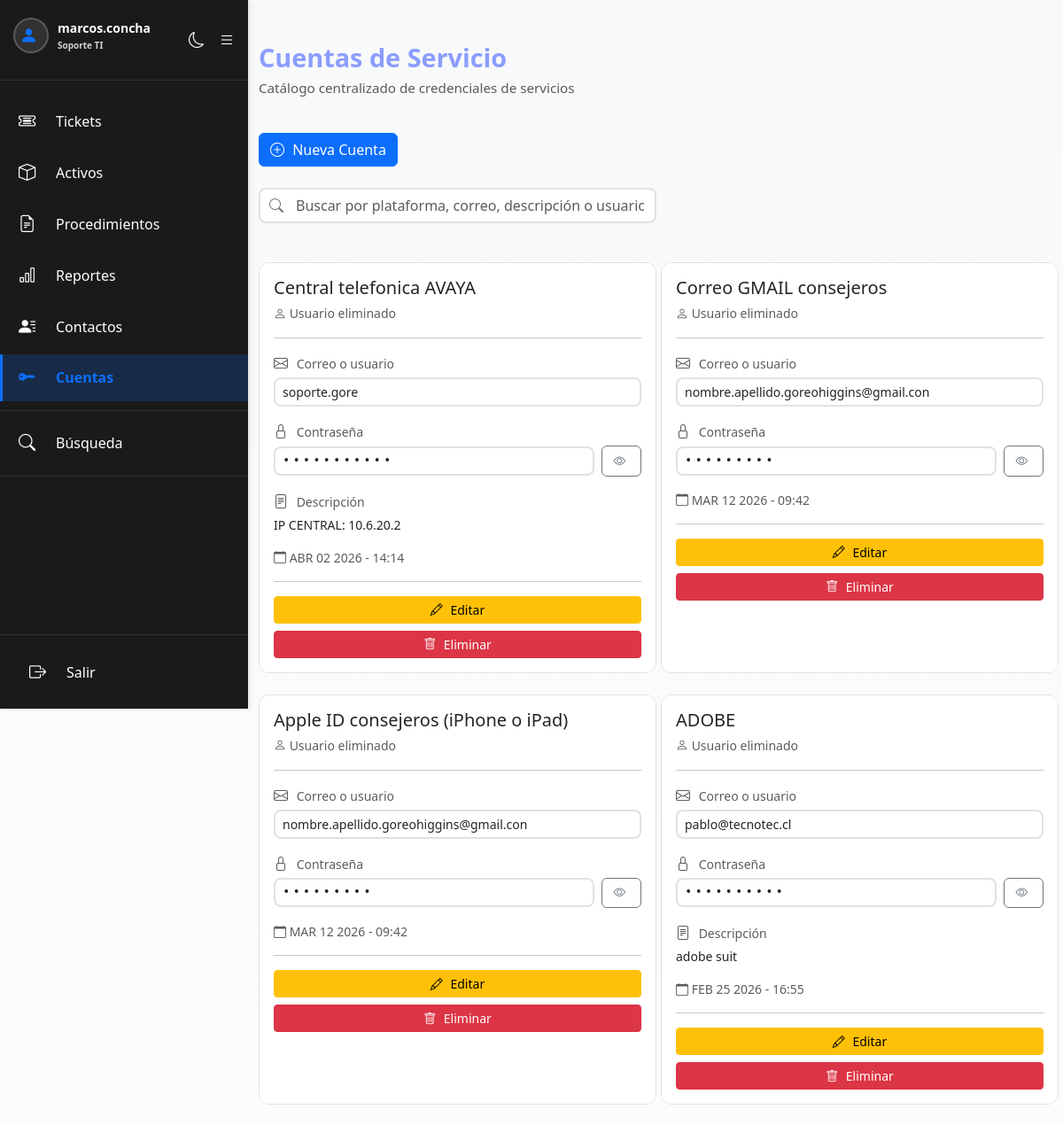
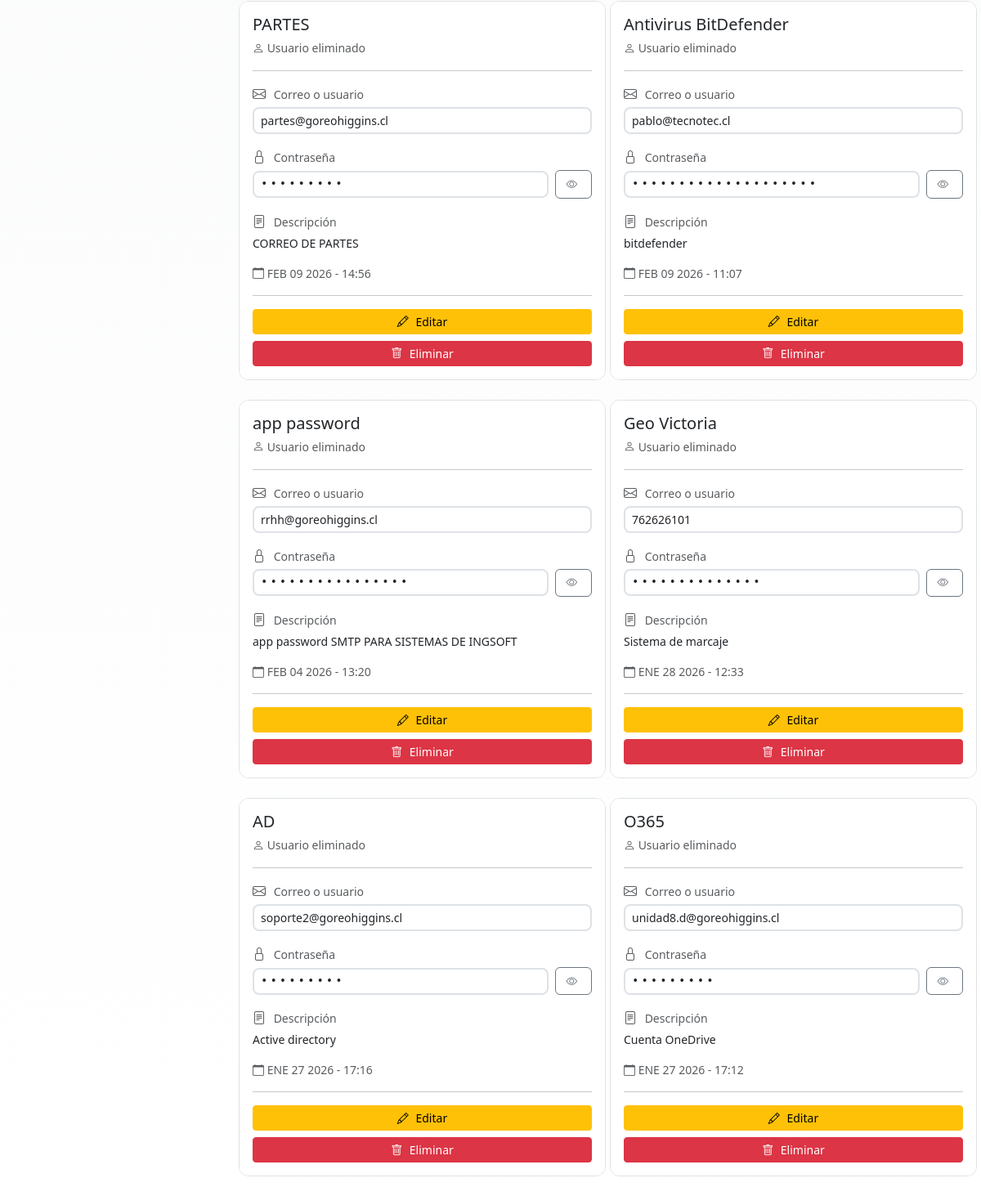
The page /cuentas_servicio.php (signed in) on the database its author committed (2 pictures, top to bottom).
### tables this page shows
CREATE TABLE `cuentas_servicio` (
  `id` int(11) NOT NULL AUTO_INCREMENT,
  `plataforma` varchar(100) NOT NULL,
  `correo` varchar(255) NOT NULL,
  `contraseña` longtext NOT NULL,
  `descripcion` longtext DEFAULT NULL,
  `usuario_creador` int(11) NOT NULL,
  `fecha_creacion` timestamp NULL DEFAULT current_timestamp(),
  `fecha_ultima_modificacion` timestamp NULL DEFAULT current_timestamp() ON UPDATE current_timestamp(),
  PRIMARY KEY (`id`),
  KEY `usuario_creador` (`usuario_creador`),
  KEY `idx_plataforma` (`plataforma`),
  CONSTRAINT `cuentas_servicio_ibfk_1` FOREIGN KEY (`usuario_creador`) REFERENCES `users` (`id`)
);

### includes/config.php (called while the page is built, shortened)
<?php
function formatearFechaHora($fecha) {
    $meses = ['', 'ENE', 'FEB', 'MAR', 'ABR', 'MAY', 'JUN', 'JUL', 'AGO', 'SEP', 'OCT', 'NOV', 'DIC'];
    $timestamp = strtotime($fecha);
    $mes = $meses[date('n', $timestamp)];
    $dia = date('d', $timestamp);
    $año = date('Y', $timestamp);
    $hora = date('H:i', $timestamp);
    return "$mes $dia $año - $hora";
}

### cuentas_servicio.php (the view, shortened to what this page needs)
<?php
require_once 'includes/config.php';
$cuentas = [];
$busqueda = $_GET["buscar"] ?? "";
try {
    $where = "1=1";
    $params = [];
    $stmt = $conexion->prepare("
        SELECT c.*, COALESCE(u.username, 'Usuario eliminado') as creador_nombre
        FROM cuentas_servicio c
        LEFT JOIN users u ON c.usuario_creador = u.id
        WHERE " . $where . "
        ORDER BY c.fecha_creacion DESC
    ");
    $stmt->execute($params);
    $cuentas = $stmt->fetchAll(PDO::FETCH_ASSOC);
} catch (PDOException $e) {
    $error = "Error al obtener las cuentas: " . $e->getMessage();
}
?>
<!DOCTYPE html>
<html lang="es" id="htmlRoot">
<head>
    <link href="https://cdn.jsdelivr.net/npm/bootstrap@5.3.8/dist/css/bootstrap.min.css" rel="stylesheet">
    <link rel="stylesheet" href="https://cdn.jsdelivr.net/npm/bootstrap-icons@1.11.3/font/bootstrap-icons.min.css">
    <link href="css/dark-mode.css" rel="stylesheet">
</head>
<body>
    <?php include 'includes/sidebar.php'; ?>
    <div class="container mt-5">
        <div class="row header-cuentas mb-4">
            <div class="col-12">
                <h1><i></i> Cuentas de Servicio</h1>
                <p class="text-muted">Catálogo centralizado de credenciales de servicios</p>
            </div>
        </div>
        <div class="row mb-4">
            <div class="col-12">
                <a href="crear_cuenta_servicio.php" class="btn btn-primary">
                    <i class="bi bi-plus-circle"></i> Nueva Cuenta
                </a>
            </div>
        </div>
        <?php if (!empty($cuentas)): ?>
        <div class="row mb-4">
            <div class="col-12 col-lg-6">
                <div class="search-container">
                    <input
                        type="text"
                        class="form-control search-input"
                        id="inputBusqueda"
                        placeholder="Buscar por plataforma, correo, descripción o usuario..."
                        value="<?php echo htmlspecialchars($busqueda); ?>"
                        onkeyup="filtrarCuentas()"
                    >
                </div>
            </div>
        </div>
        <?php endif; ?>
        <?php if (empty($cuentas)): ?>
            <div class="alert alert-info">
                <i class="bi bi-info-circle"></i> No hay cuentas de servicio registradas aún.
                <a href="crear_cuenta_servicio.php" class="alert-link">Crear la primera</a>
            </div>
        <?php else: ?>
            <div class="row" id="containerCuentas">
                <?php foreach ($cuentas as $cuenta): ?>
                    <div class="col-12 col-md-6 col-lg-4 mb-4 cuenta-item" data-busqueda="<?php echo htmlspecialchars(strtolower($cuenta["plataforma"] . ' ' . $cuenta["correo"] . ' ' . $cuenta["descripcion"] . ' ' . $cuenta["creador_nombre"])); ?>">
                        <div class="card cuenta-card h-100">
                            <div class="card-body">
                                <div class="d-flex justify-content-between align-items-start mb-3">
                                    <div class="flex-grow-1">
                                        <h5 class="card-title mb-1"><?php echo htmlspecialchars($cuenta["plataforma"]); ?></h5>
                                        <small class="text-muted">
                                            <i class="bi bi-person"></i> <?php echo htmlspecialchars($cuenta["creador_nombre"]); ?>
                                        </small>
                                    </div>
                                </div>
                                <hr>
                                <div class="mb-3">
                                    <label class="form-label small text-muted mb-1">
                                        <i class="bi bi-envelope"></i> Correo o usuario
                                    </label>
                                    <input type="text" class="form-control form-control-sm" value="<?php echo htmlspecialchars($cuenta["correo"]); ?>" readonly>
                                </div>
                                <div class="mb-3">
                                    <label class="form-label small text-muted mb-1">
                                        <i class="bi bi-lock"></i> Contraseña
                                    </label>
                                    <div class="password-container">
                                        <input type="password" class="form-control form-control-sm password-input flex-grow-1" value="<?php echo htmlspecialchars($cuenta["contraseña"]); ?>" readonly id="pwd_<?php echo $cuenta["id"]; ?>">
                                        <button type="button" class="btn btn-outline-secondary btn-revelar" onclick="revelarPassword(<?php echo $cuenta["id"]; ?>)">
                                            <i class="bi bi-eye"></i>
                                        </button>
                                    </div>
                                </div>
                                <?php if (!empty($cuenta["descripcion"])): ?>
                                    <div class="mb-3">
                                        <label class="form-label small text-muted mb-1">
                                            <i class="bi bi-file-text"></i> Descripción
                                        </label>
                                        <small class="d-block" style="word-wrap: break-word;">
                                            <?php echo htmlspecialchars(substr($cuenta["descripcion"], 0, 100)); ?>
                                        </small>
                                    </div>
                                <?php endif; ?>
                                <small class="text-muted d-block mb-3">
                                    <i class="bi bi-calendar"></i>
                                    <?php echo formatearFechaHora($cuenta["fecha_creacion"]); ?>
                                </small>
                                <hr>
                                <div class="d-grid gap-2">
                                    <button type="button" class="btn btn-sm btn-warning" data-bs-toggle="modal" data-bs-target="#modalAutenticacion" onclick="document.getElementById('cuentaIdAutenticacion').value = <?php echo $cuenta['id']; ?>; document.getElementById('passwordAutenticacion').value = '';">
                                        <i class="bi bi-pencil"></i> Editar
                                    </button>
                                    <button type="button" class="btn btn-sm btn-danger" onclick="confirmarEliminar(<?php echo $cuenta["id"]; ?>)">
                                        <i class="bi bi-trash"></i> Eliminar
                                    </button>
                                </div>
                            </div>
                        </div>
                    </div>
                <?php endforeach; ?>
            </div>
        <?php endif; ?>
    </div>
</body>
</html>

### css/dark-mode.css (style rules this page uses)
* { animation-duration: 0s !important; animation-delay: 0s !important; transition-duration: 0s !important; transition-delay: 0s !important; }
body { background-color: var(--bs-body-bg); color: var(--bs-body-color); }
.card { background-color: var(--bs-body-bg); color: var(--bs-body-color); border: 1px solid var(--bs-border-color); }
.form-control, .form-select { background-color: var(--bs-body-bg) !important; color: var(--bs-body-color) !important; border: 1px solid var(--bs-border-color); }
.form-label { color: var(--bs-body-color); }
.btn .bi { margin-right: 5px; }
.btn-primary .bi { color: inherit; }
.btn-danger .bi, .btn-warning .bi, .btn-success .bi, .btn-info .bi { color: inherit; }
a .bi { margin-right: 5px; }
.form-label .bi { margin-right: 6px; font-size: 1rem; }
.card { border-radius: 12px; overflow: hidden; }
.card-body { background: var(--bs-body-bg); color: var(--bs-body-color); }
.form-control, .form-select { border-radius: 8px; border: 2px solid #dee2e6; }

### cuentas_servicio.php (style rules this page uses)
body { background: linear-gradient(to bottom, #f8f9fa, #ffffff); }
.container { margin-top: 20px; padding-left: 100; padding-right: 0; }
h1, h2, h3 { color: #8b9dff; font-weight: 700; font-family: 'Segoe UI', Tahoma, Geneva, Verdana, sans-serif; }
h1 { font-size: 2rem; }
.password-container { position: relative; display: flex; align-items: center; gap: 8px; }
.password-input { font-family: 'Courier New', monospace; letter-spacing: 3px; }
.btn-revelar { padding: 6px 12px; font-size: 0.85rem; flex-shrink: 0; }
.search-container { position: relative; margin-bottom: 20px; }
.search-input { padding-left: 40px; }
.header-cuentas { flex-wrap: wrap; gap: 10px; margin-right: 0 !important; }
.header-cuentas h1 { margin-bottom: 5px; margin-right: 0; font-size: clamp(1.5rem, 4vw, 1.8rem); }
.header-cuentas .text-muted { font-size: clamp(0.9rem, 2vw, 0.95rem); margin-right: 0; }
@media (max-width: 1200px) { .row .col-lg-4 { flex: 0 0 auto; width: 50%; } }
.search-input { width: 100%; font-size: 1rem; }
.col-lg-4 { padding-right: 10px; padding-left: 0; }
.col-md-6 { padding-right: 10px; padding-left: 0; }
.col-12 { padding-left: 0; padding-right: 5px; }
.row { margin-right: 0 !important; margin-left: 0 !important; }

### includes/sidebar.php (style rules this page uses)
:root { --sidebar-width: 280px; --sidebar-collapsed-width: 80px; --sidebar-bg-dark: #0f1419; --sidebar-bg-light: #f8f9fa; }
body { margin-left: var(--sidebar-width); }

### rows shown on the page
cuentas_servicio: plataforma "Central telefonica AVAYA", creador_nombre "Usuario eliminado", correo "soporte.gore", descripcion "IP CENTRAL: 10.6.20.2", fecha_creacion "ABR 02 2026 - 14:14", $cuenta['id'] 10 (drawn)
cuentas_servicio: plataforma "Correo GMAIL consejeros", creador_nombre "Usuario eliminado", correo "nombre.apellido.goreohiggins@gmail.con", fecha_creacion "MAR 12 2026 - 09:42", $cuenta['id'] 9 (drawn)
cuentas_servicio: plataforma "Apple ID consejeros (iPhone o iPad)", creador_nombre "Usuario eliminado", correo "nombre.apellido.goreohiggins@gmail.con", fecha_creacion "MAR 12 2026 - 09:42", $cuenta['id'] 8 (drawn)
cuentas_servicio: plataforma "ADOBE", creador_nombre "Usuario eliminado", correo "pablo@tecnotec.cl", descripcion "adobe suit", fecha_creacion "FEB 25 2026 - 16:55", $cuenta['id'] 7 (drawn)
cuentas_servicio: plataforma "PARTES", creador_nombre "Usuario eliminado", correo "partes@goreohiggins.cl", descripcion "CORREO DE PARTES", fecha_creacion "FEB 09 2026 - 14:56", $cuenta['id'] 6 (drawn)
cuentas_servicio: plataforma "Antivirus BitDefender", creador_nombre "Usuario eliminado", correo "pablo@tecnotec.cl", descripcion "bitdefender", fecha_creacion "FEB 09 2026 - 11:07", $cuenta['id'] 5 (drawn)
cuentas_servicio: plataforma "app password", creador_nombre "Usuario eliminado", correo "rrhh@goreohiggins.cl", descripcion "app password SMTP PARA SISTEMAS DE INGSOFT", fecha_creacion "FEB 04 2026 - 13:20", $cuenta['id'] 4 (drawn)
cuentas_servicio: plataforma "Geo Victoria", creador_nombre "Usuario eliminado", correo "762626101", descripcion "Sistema de marcaje", fecha_creacion "ENE 28 2026 - 12:33", $cuenta['id'] 3 (drawn)
cuentas_servicio: plataforma "AD", creador_nombre "Usuario eliminado", correo "soporte2@goreohiggins.cl", descripcion "Active directory", fecha_creacion "ENE 27 2026 - 17:16", $cuenta['id'] 2 (drawn)
cuentas_servicio: plataforma "O365", creador_nombre "Usuario eliminado", correo "unidad8.d@goreohiggins.cl", descripcion "Cuenta OneDrive", fecha_creacion "ENE 27 2026 - 17:12", $cuenta['id'] 1 (drawn)

### other values the page prints
$_SESSION["username"] "marcos.concha"
traducirRol($_SESSION["role"] ?? "viewer") "Soporte TI"
